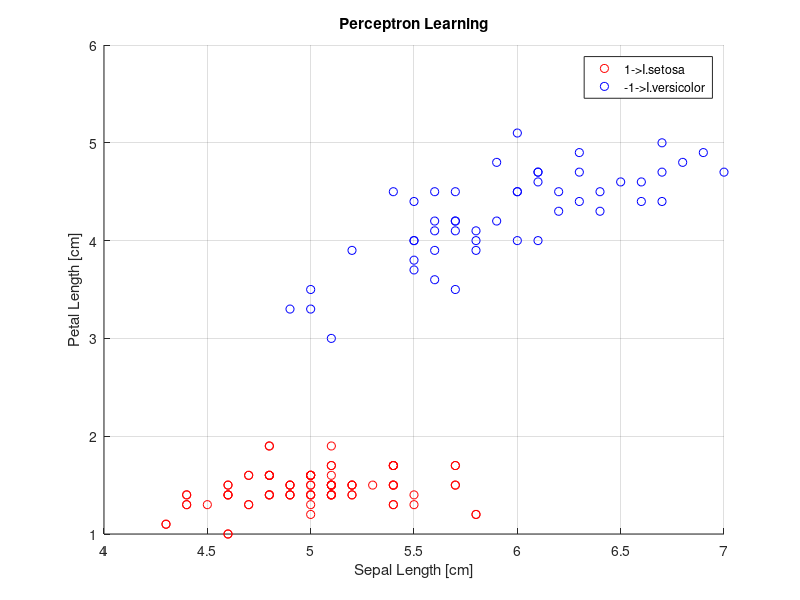

Write the MATLAB code that produced this figure. (Note: this script raises an error after producing the figure.)
%UCI Machine Learning Repository: Iris Data Set: Petal and sepal length are
%used to determine if species is 1->I.setosa or -1->I.versicolor.
%Data also available at https://en.wikipedia.org/wiki/Iris_flower_data_set

clc;clear all;close all;
a=load('data.txt');
X(:,1)=a(:,1);
X(:,2)=a(:,3);
[n m]=size(X);
X=[X ones(n,1)];
D=a(:,5);
w=zeros(m+1,1);
c=0.1;

%calculation of weight
for j=1:50  %number of iterations
for i=1:n   %number of samples
    x=X(i,:)';
    d=D(i);
    op=w'*x;
    a=sign(op);
    w=w+c*(d-a)*x
end
end

%plotting result
X1=X(D==1,:);
X2=X(D==-1,:);
scatter(X1(:,1),X1(:,2),'r');
hold on; grid on;
scatter(X2(:,1),X2(:,2),'b');
title('Perceptron Learning');
xlabel('Sepal Length [cm]');
ylabel('Petal Length [cm]');
legend('1->I.setosa','-1->I.versicolor');

refline(-w(1)/w(2),-w(3)/w(2));
    

